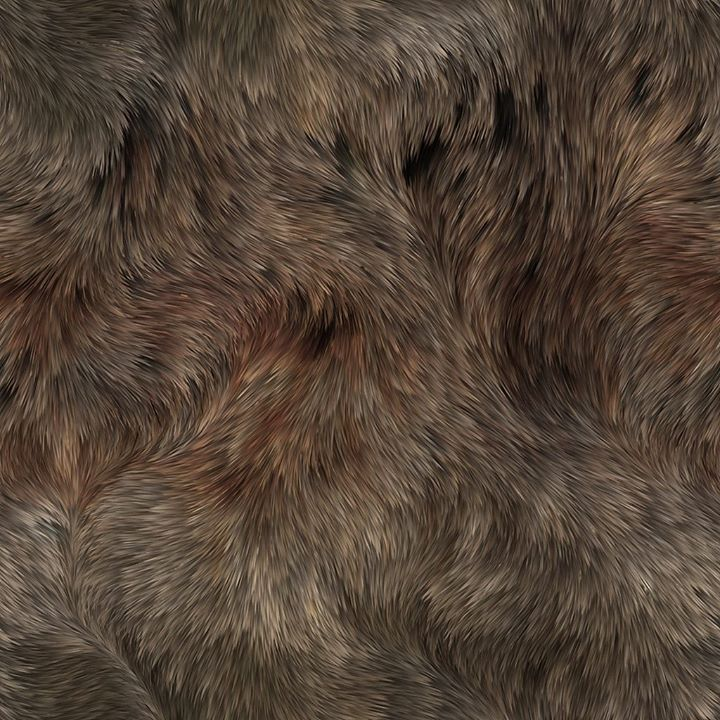
%> input picture mmp2014/img/fur.jpg, 720 x 720 px
$ octave genSamples.m   (GNU Octave 9; MATLAB toolbox functions it lacks are replaced by stand-ins)
%> lines starting %> are read from the running program, lines starting %| are printed output that depends on the picture
%% Generates good sample images for use with FFT2
a = -5; b = 5; N = 1024;
x = linspace(-5, 5, 1024);
y = x;
[X Y] = meshgrid(x,y);

tol = (b-a)/N;
R = 3;

% Change this numnber to change which case Matlab evaluates!
egNumber = 5; % Pick any n for 0 ? n ? 5

switch egNumber % evaluate example number equal to egNumber
    case 0
        Z0 = zeros(size(X));
        Z0(X.^2 + Y.^2 < R) = 1; % 1-Ball
        FZ0 = fft2(Z0);
        FZ0n = fftshift(FZ0./max(abs(FZ0(:))));
        imagesc(x, y, log(1 + abs(FZ0n))); colormap gray;
    case 1
        Z1 = zeros(size(X));
        Z1((X.^2 + Y.^2 > R*(1-tol)) & (X.^2 + Y.^2 < R*(1+tol))) = 1; % 1-sphere
        FZ1 = fft2(Z1);
        FZ1n = fftshift(FZ1./max(abs(FZ1(:))));
        imagesc(x, y, log(1 + abs(FZ1n))); colormap gray;
    case {2, 3}
        Z2 = zeros(size(X));
        Z2((-5:5)+512,:) = 100; % thick line in real space
        FZ2 = fft2(Z2);
        FZ2n = fftshift(FZ2./max(abs(FZ2(:))));
        if egNumber == 3
            v = FZ2(:, 513);
            FZ3 = FZ2;
            FZ3(:, (-50:50)+512) = repmat(v, 1, 101); % thick line in Fourier space
            Z3 = ifft2(FZ3);
            imagesc(x, y, abs(Z3)); colormap gray;
        else
            imagesc(x, y, log(1+abs(FZ2n))); colormap gray;
        end
    case 4
        R2 = 2;
        Z4 = zeros(size(X));
        Z4(X < R2 & X > -R2 & Y < R2 & Y > -R2) = 1; % box
        FZ4 = fft(Z4);
        FZ4n = fftshift(FZ4./max(abs(FZ4(:))));
        imagesc(x, y, log(1 + abs(FZ4n))); colormap gray;
    case 5
        fur = imread('fur.jpg');
%> fur is the input picture: size 720x720x3 uint8; mean R, G, B 82.8, 67.3, 54.6
        fur1 = fur(:, :, 1);
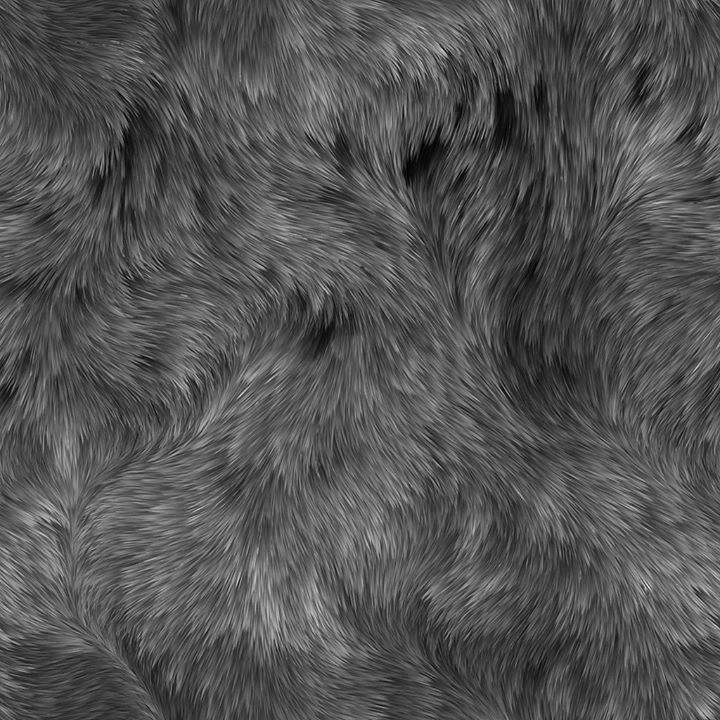
%> fur1: size 720x720 uint8; min 1, max 232, mean 82.8
        Fur = fft2(fur1);
        Furn = log(1+ abs(fftshift(Fur)));
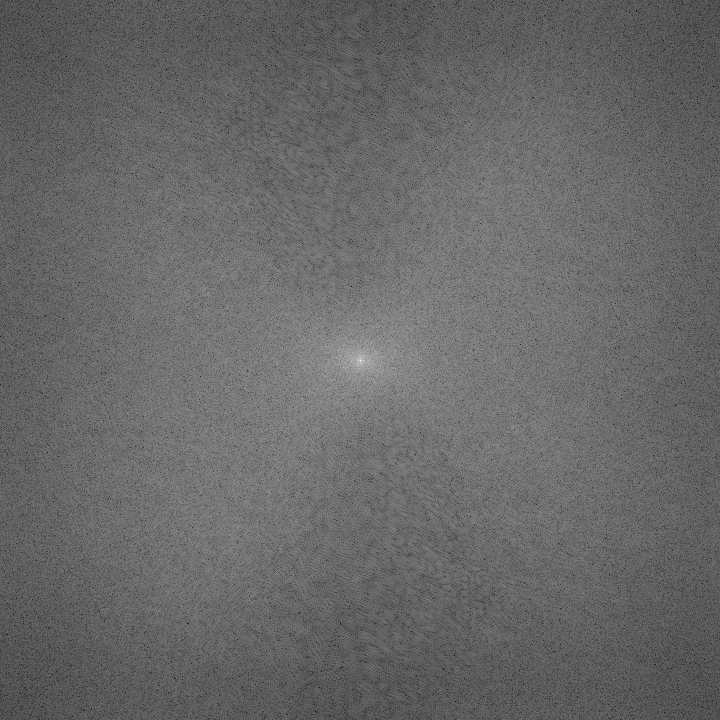
%> Furn: size 720x720 double; min 2.63, max 17.57, mean 8.73; drawn with min black and max white
        imagesc(Furn);
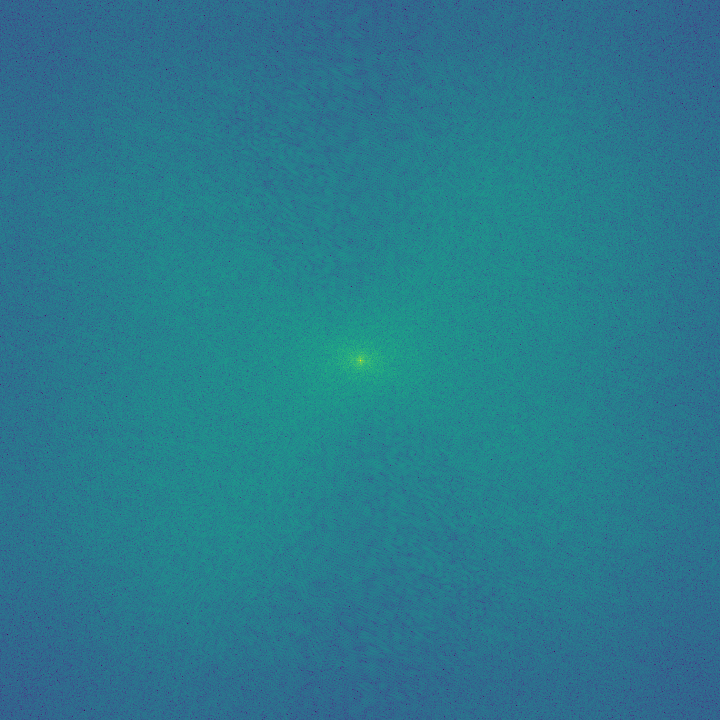
%> displayed picture: size 720x720x3, on the screen's scale of 0 to 255; mean R, G, B 41.3, 121.9, 141.5
end
